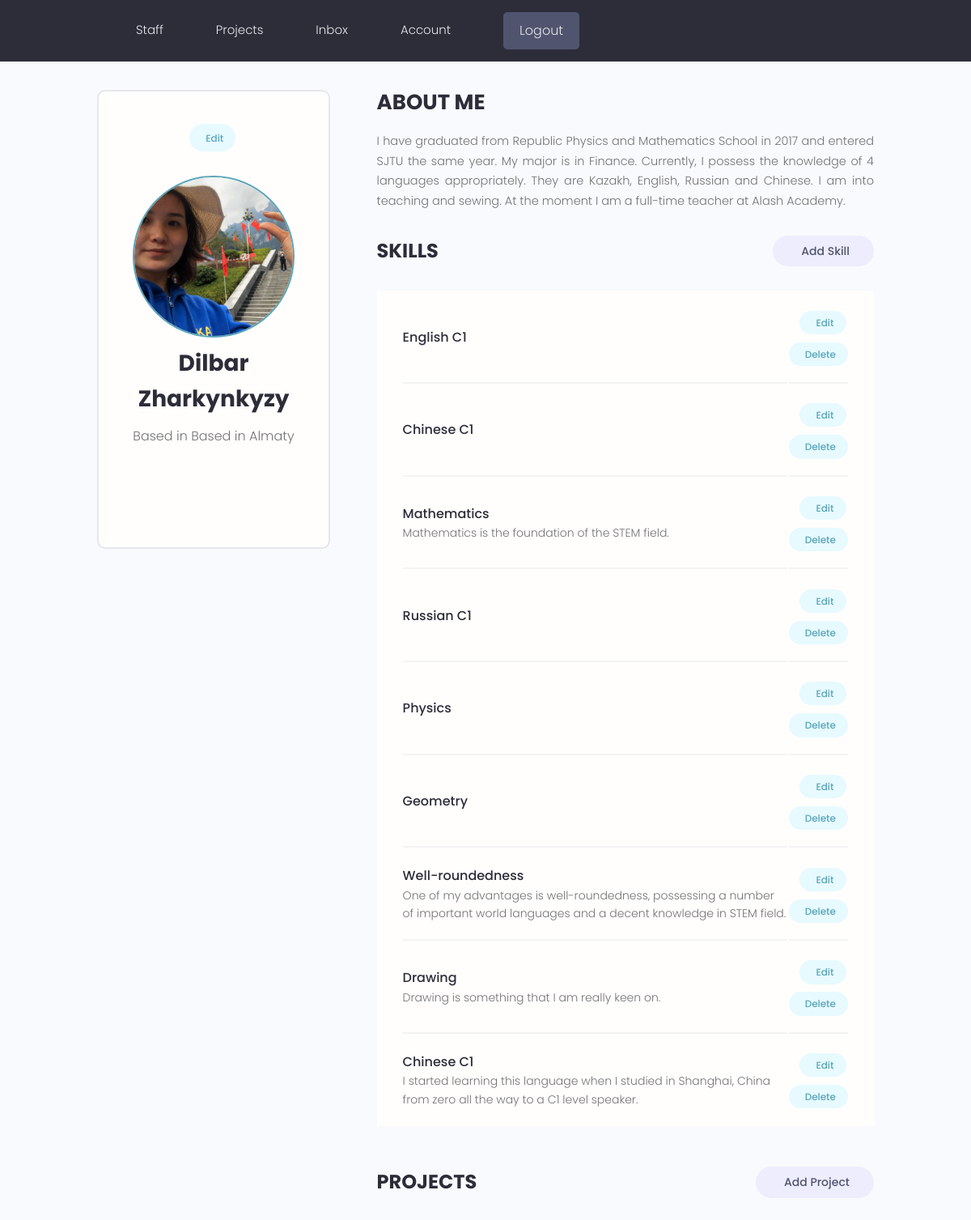
/account/ (signed in), run on the app's committed database.
### users/models.py (models this page shows, shortened)
class Profile(models.Model):
    user = models.OneToOneField(
        User, on_delete=models.CASCADE, null=True, blank=True)
    name = models.CharField(max_length=200, blank=True, null=True)
    email = models.EmailField(max_length=500, blank=True, null=True)
    username = models.CharField(max_length=200, blank=True, null=True)
    location = models.CharField(max_length=200, blank=True, null=True)
    short_intro = models.CharField(max_length=200, blank=True, null=True)
    bio = models.TextField(blank=True, null=True)
    profile_image = models.ImageField(
        null=True, blank=True, upload_to='profiles/', default="profiles/user-default.png")
    social_github = models.CharField(max_length=200, blank=True, null=True)
    social_instagram = models.CharField(max_length=200, blank=True, null=True)
    social_youtube = models.CharField(max_length=200, blank=True, null=True)
    social_website = models.CharField(max_length=200, blank=True, null=True)
    created = models.DateTimeField(auto_now_add=True)
    id = models.UUIDField(default=uuid.uuid4, unique=True,
                          primary_key=True, editable=False)
    class Meta:
        ordering = ['created']
    @property
    def imageURL(self):
        try:
            url = self.profile_image.url
        except:
            url = ''
        return url

class Skill(models.Model):
    owner = models.ForeignKey(
        Profile, on_delete=models.CASCADE, null=True, blank=True)
    name = models.CharField(max_length=200, blank=True, null=True)
    description = models.TextField(null=True, blank=True)
    created = models.DateTimeField(auto_now_add=True)
    id = models.UUIDField(default=uuid.uuid4, unique=True,
                          primary_key=True, editable=False)

### users/views.py (the view)
# urls.py: path('account/', views.userAccount, name="account"),
@login_required(login_url='login')
def userAccount(request):
    profile = request.user.profile
    skills = profile.skill_set.all()
    projects = profile.project_set.all()
    context = {'profile': profile, 'skills': skills, 'projects': projects}
    return render(request, 'users/account.html', context)

### users/templates/users/account.html (shortened to what this page needs)
{% extends 'main.html' %}
{% block content %}
<main class="settingsPage profile my-md">
  <div class="container">
    <div class="layout">
      <div class="column column--1of3">
        <div class="card text-center">
          <div class="card__body dev">
            <a class="tag tag--pill tag--main settings__btn" href="{% url 'edit-account' %}">
              Edit</a>
            <img class="avatar avatar--xl dev__avatar" src="{{profile.imageURL}}" />
            <h2 class="dev__name">{{profile.name}}</h2>
            <p class="dev__location">Based in {{profile.location}}</p>
            <ul class="dev__social">
            </ul>
          </div>
        </div>
      </div>
      <div class="column column--2of3">
        <div class="devInfo">
          <h3 class="devInfo__title">About Me</h3>
          <p class="devInfo__about">{{profile.bio}}</p>
        </div>
        <div class="settings">
          <h3 class="settings__title">Skills</h3>
          <a class="tag tag--pill tag--sub settings__btn tag--lg" href="{% url 'create-skill' %}"> Add Skill</a>
        </div>
        <table class="settings__table">
          {% for skill in skills %}
          <tr>
            <td class="settings__tableInfo">
              <h4>{{skill.name}}</h4>
              <p>
                {{skill.description}}
              </p>
            </td>
            <td class="settings__tableActions">
              <a class="tag tag--pill tag--main settings__btn" href="{% url 'update-skill' skill.id %}"> Edit</a>
              <a class="tag tag--pill tag--main settings__btn" href="{% url 'delete-skill' skill.id %}?next=/account">
                Delete</a>
            </td>
          </tr>
          {% endfor %}
        </table>
        <div class="settings">
          <h3 class="settings__title">Projects</h3>
          <a class="tag tag--pill tag--sub settings__btn tag--lg" href="{% url 'create-project' %}"> Add Project</a>
        </div>
      </div>
    </div>
  </div>
</main>
{% endblock %}

### static/styles/app.css (style rules this page uses)
:root { --color-sub: #2d2d39; }
.card { border: 2px solid var(--color-light); }
img { width: 100%; }
.profile .card > .dev { padding: 4rem; }
.dev__avatar { display: block; margin: auto; }
.dev__name { color: var(--color-sub); font-size: 2.8rem; font-weight: 700; margin-top: 1rem; margin-bottom: 0.5rem; }
.dev__location { margin-top: 1rem; }
.dev__social { margin: 3rem 0; list-style: none; display: flex; justify-content: center; gap: 1.5rem; }
.devInfo { margin-bottom: 3rem; }
.devInfo__title, .devInfo__subtitle { font-size: 2.6rem; color: var(--color-sub); text-transform: uppercase; font-weight: 700; margin-bottom: 1.5rem; }
.devInfo__about, .devSkill__info { font-size: 1.45rem; line-height: 1.7; text-align: justify; }
.settingsPage .dev > .settings__btn { display: inline-block; margin-bottom: 3rem; }
.settings { display: flex; justify-content: space-between; align-items: center; }
.settings__title { font-size: 2.4rem; text-transform: uppercase; font-weight: 700; color: var(--color-sub); }
.settings__table { margin-top: 3rem; margin-bottom: 5rem; padding: 0 3rem; background: var(--color-white); }
.settings__table tr { width: 100%; }
.settings__table tr > td { padding: 2rem 0; }
.settings__table tr:not(:last-child) td { border-bottom: 2px solid var(--color-white-light); }
.settings__tableInfo { width: 100%; }
.settings__tableInfo h4, .settings__tableInfo a { padding-right: 1rem; width: auto; font-size: 1.6rem; font-weight: 500; color: var(--color-sub); }
.settings__tableInfo p { font-size: 1.4rem; }
.settings__tableActions { text-align: right; }

### static/uikit/styles/modules/_variables.css (style rules this page uses)
:root { --color-main: #5aa5b9; --color-main-light: #e6faff; --color-sub: #3f4156; --color-sub-light: #51546e; --color-sub-lighter: #ededfd; --color-text: #737373; --color-gray: #8b8b8b; --color-light: #e5e7eb; --color-light-gray: #767676; --color-bg: #f8fafd; --color-white: #fffefd; --color-white-light: #f3f3f3; --color-success: #359e64; --color-success-bg: #def8e8; --color-error: #fc4b0b; --color-error-bg: #fff2ee; --font-base: 'Poppins', arial, helvetica, 'Segoe UI', roboto, ubuntu, sans-serif; --font-monospace: 'Fira Code', 'Courier New', courier, monospace; --font-regular: 300; --font-medium: 500; --font-bold: 700; --generic-shadow: 1px 1px 5px #00000010; --generic-transition: all 0.3s ease-in-out; }

### static/uikit/styles/modules/_base.css (style rules this page uses)
* { margin: 0; padding: 0; box-sizing: border-box; text-rendering: optimizeLegibility; color: inherit; font-size: inherit; }
html { font-size: 50%; }
@media only screen and (min-width: 480px) { html { font-size: 56.25%; } }
@media only screen and (min-width: 1200px) { html { font-size: 62.5%; } }
body { line-height: 1.6; font-weight: 400; font-size: 1.5rem; color: var(--color-text); background-color: var(--color-bg); min-height: 100vh; }

### static/uikit/styles/modules/_typography.css (style rules this page uses)
* { font-family: var(--font-base); }
h2 { font-size: 3.6rem; font-weight: var(--font-bold); }
h3 { font-size: 3.2rem; font-weight: var(--font-medium); }
h4 { font-size: 2.8rem; font-weight: var(--font-medium); }
p, span, strong { font-size: 1.6rem; color: var(--color-text); font-weight: var(--font-regular); }
a { padding-bottom: 2px; text-decoration: none; display: inline-block; color: var(--color-main); font-weight: var(--font-medium); }

### static/uikit/styles/modules/_utilities.css (style rules this page uses)
.container { width: 92%; max-width: 165rem; margin: 0 auto; box-sizing: border-box; }
@media screen and (min-width: 1000px) { .container { width: 90%; } }
@media screen and (min-width: 1200px) { .container { width: 80%; } }
.text-center { text-align: center; }
.my-md { margin: 3rem auto; }

### static/uikit/styles/modules/_avatar.css (style rules this page uses)
.avatar { border-radius: 50%; border: 2px solid var(--color-main); object-fit: cover; }
.avatar--xl { height: 20rem; width: 20rem; }

### static/uikit/styles/modules/_card.css (style rules this page uses)
.card { border-radius: 1rem; background-color: var(--color-white); border: 1.5px solid var(--color-light); width: auto; height: auto; margin-top: 0.5rem; margin-bottom: 0.5rem; overflow: hidden; }
.card__body, .card__header { padding: 2rem 2.5rem; }

### static/uikit/styles/modules/_layout.css (style rules this page uses)
.layout { display: flex; flex-flow: row wrap; justify-content: space-between; }
.layout > .column { margin-bottom: 3rem; }
.layout > .column.column--1of3 { flex-basis: 30%; }
.layout > .column.column--2of3 { flex-basis: 64%; }

### data on the page
Profile: imageURL (picture), name "Dilbar Zharkynkyzy", location "Based in Almaty", bio "I have graduated from Republic Physics and Mathematics School in 2017 and entered SJTU the same year. My major is in Finance. Currently, I possess the knowledge of 4 languages appropriately. They are Kazakh, English, Russian and Chinese. I am into teaching and sewing. At the moment I am a full-time teacher at Alash Academy."
Skill: name "English C1"
Skill: name "Chinese C1"
Skill: name "Mathematics", description "Mathematics is the foundation of the STEM field."
Skill: name "Russian C1"
Skill: name "Physics"
Skill: name "Geometry"
Skill: name "Well-roundedness", description "One of my advantages is well-roundedness, possessing a number of important world languages and a decent knowledge in STEM field."
Skill: name "Drawing", description "Drawing is something that I am really keen on."
Skill: name "Chinese C1", description "I started learning this language when I studied in Shanghai, China from zero all the way to a C1 level speaker."
